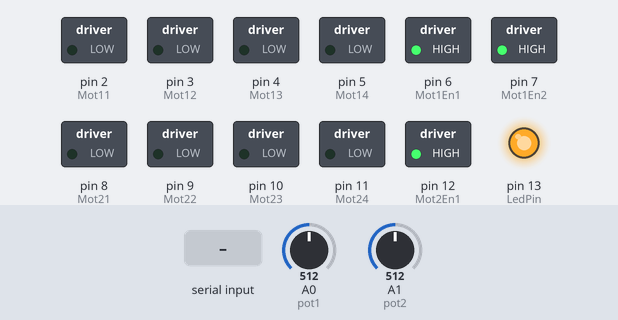
Bench run of a sketch on a simulated Arduino Uno, built with avr-gcc and run on an emulated ATmega328P. Shown: switched loads named in the sketch (green lamp = pin HIGH), output pins drawn as LEDs (lit = HIGH). Inputs (shaded band) come from the test bench; at power-on: A0 (pot1) = 512, A1 (pot2) = 512. What the sketch prints to the serial monitor is not drawn.

Above: at 1.2 s.
1.3 s: "1" received over Serial
At 2.5 s:
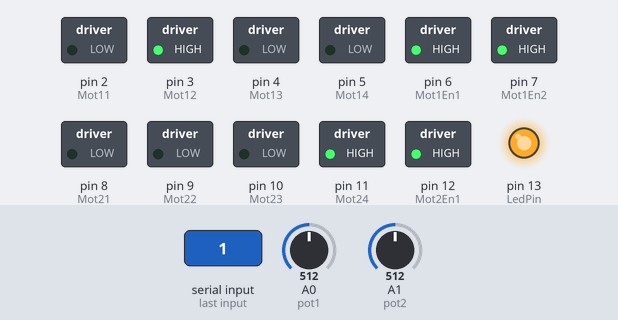
2.8 s: "0" received over Serial
At 3.9 s:
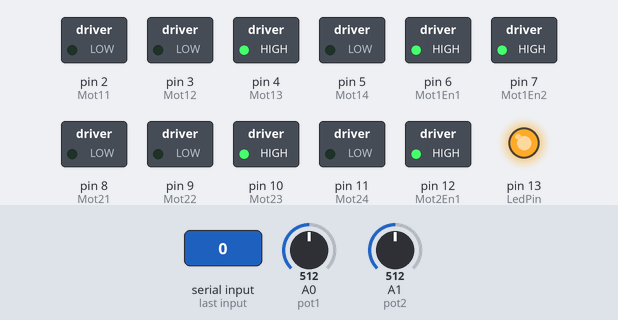
4.3 s: "2" received over Serial
At 5.0 s:
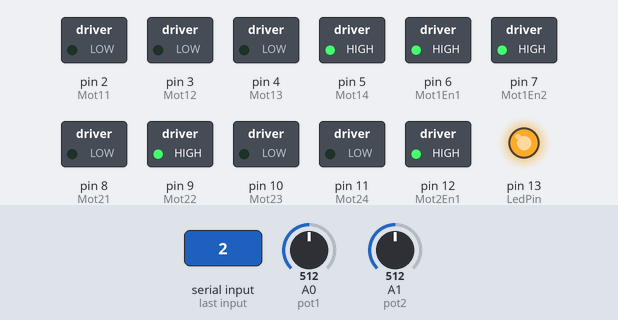
5.8 s: "1" received over Serial
At 6.2 s:
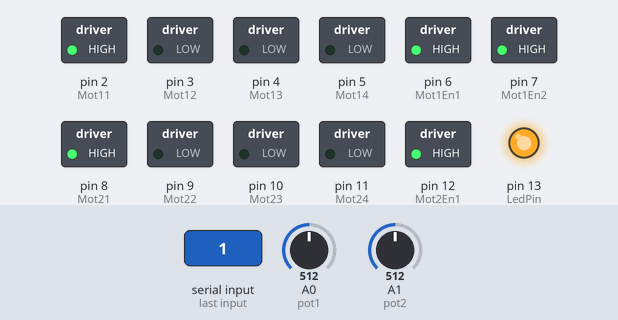
Timing chart, 0 to 8.3 s (numbered marks = the images above; inputs shaded):
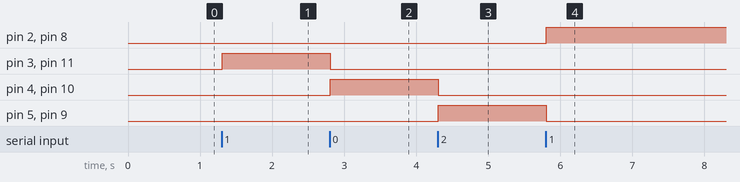

The sketch:

ArduinoCode.ino
```cpp
//In this version i changed the initial chunk size to 3 bytes to increase
//feed rate control.


//Let us assign the timers
#include <TimerOne.h>

#define BufferSize 600
//Apperantly we cannot make this buffer as much as we we want
//3000 results in no function at arduino. Yet it uploads everything correctly

//Size od the chunks sent
#define ChunkSize 30
unsigned int ChunkCounter=0;

//Mode for timer counter
// We need to reset the motor counter with drive simultanously
#define MotorModeValue 20000
#define SubtractValue 15000

//Counter to ask about data to system
int Count_Ask=0;
#define NumberOfEmptySpacesBeforeAsking 300  //*100*Drive us


#define LedPin 13

int count =0;
int dlyms= 100;
int turncount1=0;
int turncount2=0;

int CounterForNumOfPotReadings=0;
int NumOfPotReadingsToBeAveraged=8;

int CounterTimer=0;
#define PotTime 50  // *100 usec
int DriveTime = 50, Drive=50;

//Pins Digital
//Motor1
int Mot11=2,Mot12=3,Mot13=4,Mot14=5, Mot1En1=6, Mot1En2=7;
//Motor2
int Mot21=8,Mot22=9,Mot23=10,Mot24=11, Mot2En1=12, Mot2En2=13;
//Pot reading
int pot1=A0, pot2=A1, potVal1, potVal2;
long data;

// int lookupFull[4] = {1,2,4,8};
int lookupHalf[8] = {1,3,2,6,4,12,8,9};


//BufferVariables
byte DataOfMotion[BufferSize];
int start = 0; int endpoint=0;


void setup()
{

  //PinModes
  pinMode(Mot11, OUTPUT);
  pinMode(Mot12, OUTPUT);
  pinMode(Mot13, OUTPUT);
  pinMode(Mot14, OUTPUT);
  pinMode(Mot1En1, OUTPUT);
  pinMode(Mot1En2, OUTPUT);
  pinMode(Mot21, OUTPUT);
  pinMode(Mot22, OUTPUT);
  pinMode(Mot23, OUTPUT);
  pinMode(Mot24, OUTPUT);
  pinMode(Mot2En1, OUTPUT);
  pinMode(Mot2En2, OUTPUT);

  pinMode(LedPin, OUTPUT); // LED


  //Set Enable Pins as High
  digitalWrite(Mot1En1, HIGH);
  digitalWrite(Mot1En2, HIGH);
  digitalWrite(Mot2En1, HIGH);
  digitalWrite(Mot2En2, HIGH);

 // digitalWrite(LedPin,LOW);

   Serial.begin(115200);
   Serial.setTimeout(5);

   Init_Buffer();
   /*
    int dly = word((byte)3,(byte)50);

   Serial.print("Oh, crap!!");
   Serial.print(dly);
   Serial.print("          ");
   Serial.println(((byte)3*256+(byte)50));
   */
   //Let us Attach the pot readings to a timer interrupt in UNO
   Timer1.initialize(100);         // initialize timer1, and set a  2000 microsecond period
   Timer1.attachInterrupt(Schecular);  // attaches PotRead() as a timer overflow interrupt
}

void loop()
{

  if(Serial.available()>0)
  {

  byte tempbyte[3];
  char anychar[3];
  Serial.readBytes(anychar,3);
  //First element for direction of data
  tempbyte[0]=(byte)anychar[0];
  //Second element is high byte of int, Third is low byte of int
  tempbyte[1]=(byte)anychar[1];
  tempbyte[2]=(byte)anychar[2];
  AddElement(tempbyte);

  //If the first element is a byte 90 this means arduino should initilize its buffer
  if(tempbyte[0]==(byte)90)
  {
    Init_Buffer();
    //Show Us the initilization
    /*
    digitalWrite(LedPin,HIGH);
    delay(100);
    digitalWrite(LedPin,LOW);
    */
  }
/*
  if (Serial.read() == '\n')
    {
      //No need to echo back
      /*
      Serial.println(dlyms);

    }
*/
  }

}

void Schecular()
{

     CounterTimer++;


      if(CounterTimer % PotTime==0)
          {PotRead();}

      if(CounterTimer >= DriveTime)
           {MotionRead(); }

}

void TakeModesOfTimeCounters()
{
      //Drive Timer will be higher than Counter Timer, so we need to check it before
     if(DriveTime>=MotorModeValue)
     {
       DriveTime=DriveTime-SubtractValue;
       CounterTimer= CounterTimer-SubtractValue;
     }

}


void MotionRead()
{
  //Do not pass the end point
  if(start == endpoint)
  {
    //Just delay te movement a safe time interval
    DriveTime=CounterTimer+Drive;

    //Why the heck are we even asking. Just wait
    /*
    //Ask for another chunk of data
    Count_Ask++;
    if(Count_Ask>=NumberOfEmptySpacesBeforeAsking)
    {
     Count_Ask=0;
      Serial.println("30003000");
    }
    */
    //Mode the counter
    TakeModesOfTimeCounters();
    return;
  }
  //Second&Third Element is time delay for next step
  int dly = word(DataOfMotion[start+1],DataOfMotion[start+2]);
  //if(dly<15*256)
    DriveTime=CounterTimer+dly;
        //Mode the counter
    TakeModesOfTimeCounters();
  //else
  //  DriveTime=CounterTimer+DataOfMotion[start+2];
  //Clear it
  DataOfMotion[start+1]=0;
  DataOfMotion[start+2]=0;


   //Calculation of next motor movement

   //x=0 for <9 case
   if( DataOfMotion[start]<9)
   {
    //No action
   }
   //X=1
   else if (DataOfMotion[start]<18 )
   {
       turncount1=turnit(false,false,turncount1);
   }
   //X=-1
   else
   {
     turncount1=turnit(true,false,turncount1);
   }


   //Y=0  for mod 9 <3 case
   if((DataOfMotion[start]%9)<3)
   {
    //No action
   }
   else if((DataOfMotion[start]%9)<6)
   {
     turncount2=turnit(false,false,turncount2);
   }
   else
   {
     turncount2=turnit(true,false,turncount2);
   }

   DataOfMotion[start]=0;
   start+=3;
   if(start >=BufferSize)
     start= start%BufferSize;


   //Output the motor movement signals
   driveMot1(lookupHalf[turncount1]);
   driveMot2(lookupHalf[turncount2]);

   //Send the new data request if this chunk is about to finish
   ChunkCounter++;
   //Make sure it is >= not >
   if(ChunkCounter>=ChunkSize)
   {
    ChunkCounter=0;
    Serial.println("30003000");

   }
}


void driveMot1(int an)
{
 digitalWrite(Mot11,an&1);
digitalWrite(Mot12,an&2);
digitalWrite(Mot13,an&4);
digitalWrite(Mot14,an&8);
}

void driveMot2(int an)
{
 digitalWrite(Mot21,an&1);
digitalWrite(Mot22,an&2);
digitalWrite(Mot23,an&4);
digitalWrite(Mot24,an&8);
}
// turnit turns a stepper motor in a given direction
//with either half step or full step.
// dir: TRUE then CCW , FALSE CW
//steps: TRUE half step, FALSE full step
int turnit(bool dir, bool steps,int turncount)
{
  int adding;
  if(steps)
    adding =1;
  else
    adding = 2;

  if(dir)
    turncount=turncount+adding;
  else
    turncount=turncount-adding;

  //For forward
  if(turncount>=8)
    turncount = turncount%8;
  // For Backward
  if( turncount ==-1 )
     turncount=7;
  else if(turncount <=-1)
      turncount=6;
  // Now since we manipulated the counter, we can drive
  return turncount;
}

//Function for Pot Read
void PotRead()
{

    potVal1+=analogRead(pot1);
    //Serial.println(potVal1);
    potVal2+=analogRead(pot2);
    //Serial.println(potVal2);
    CounterForNumOfPotReadings++;
    // Just Print The Data Whenever multiples of NumOfPot...Averaged is reached
    if(CounterForNumOfPotReadings%NumOfPotReadingsToBeAveraged ==0)
    {
      //Average them
      potVal1=potVal1/NumOfPotReadingsToBeAveraged;
      potVal2=potVal2/NumOfPotReadingsToBeAveraged;
      data=(long)potVal1*10000+(long)potVal2;
       Serial.println(data);
      //Clear the averages
      potVal1=0;
      potVal2=0;

    }
}


void Init_Buffer()
{
  for(int i=0; i<BufferSize; i++)
  {
     DataOfMotion[i]=(byte)0;
  }
  //Initilize the counters
  start=0;
  endpoint=0;
  ChunkCounter=0;

}

void AddElement( byte addbyte[] )
{
 DataOfMotion[endpoint]=addbyte[0];
 DataOfMotion[endpoint+1]=addbyte[1];
 DataOfMotion[endpoint+2]=addbyte[2];
 endpoint+=3;
 if(endpoint>=BufferSize)
   endpoint= endpoint%BufferSize;
 }
```

Measured:
- after the input at 1.3 s, pin 3 (Mot12), pin 11 (Mot24): LOW → HIGH at once
- after the input at 2.8 s, pin 3 (Mot12), pin 11 (Mot24): HIGH → LOW at once; pin 4 (Mot13), pin 10 (Mot23): LOW → HIGH at once
- after the input at 4.3 s, pin 4 (Mot13), pin 10 (Mot23): HIGH → LOW at once; pin 5 (Mot14), pin 9 (Mot22): LOW → HIGH at once
- after the input at 5.8 s, pin 2 (Mot11), pin 8 (Mot21): LOW → HIGH at once; pin 5 (Mot14), pin 9 (Mot22): HIGH → LOW at once
